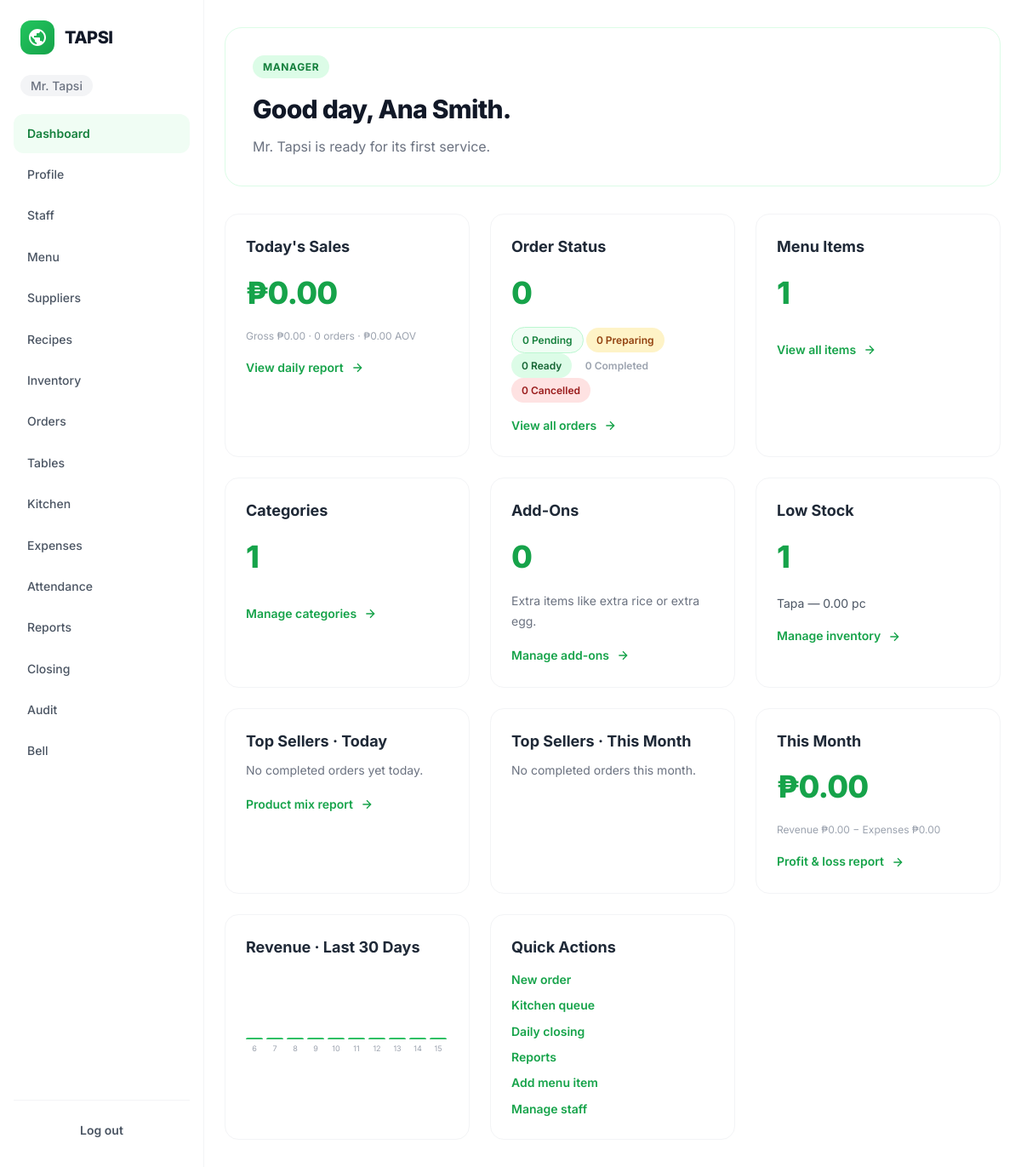
Page / (signed in) on the earlier database version.
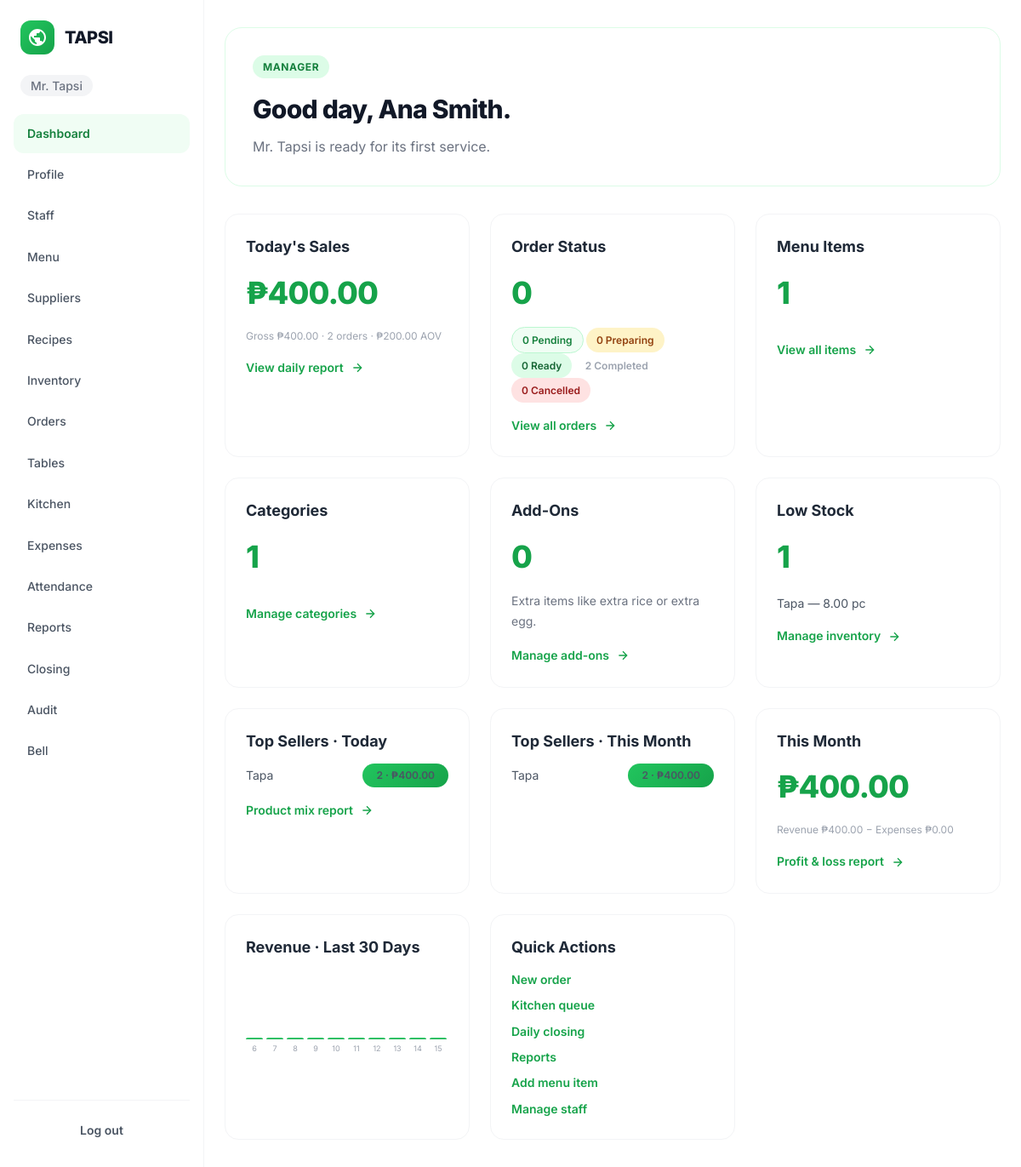
Same page on the later database version.
### inventory/models.py (models this page shows, shortened)
class Ingredient(models.Model):
    class UnitOfMeasure(models.TextChoices):
        GRAM = "g", "Gram (g)"
        KILOGRAM = "kg", "Kilogram (kg)"
        MILLILITER = "ml", "Milliliter (ml)"
        LITER = "L", "Liter (L)"
        PIECE = "pc", "Piece (pc)"
        PACK = "pack", "Pack"
    restaurant_id = models.PositiveIntegerField(db_index=True)
    name = models.CharField(max_length=100)
    unit_of_measure = models.CharField(
        max_length=10,
        choices=UnitOfMeasure.choices,
        default=UnitOfMeasure.PIECE,
    )
    minimum_stock = models.DecimalField(
        max_digits=12,
        decimal_places=2,
        default=0,
        validators=[MinValueValidator(0)],
    )
    average_unit_cost = models.DecimalField(
        max_digits=12,
        decimal_places=2,
        default=0,
        validators=[MinValueValidator(0)],
    )
    default_supplier_id = models.PositiveIntegerField(null=True, blank=True)
    is_deleted = models.BooleanField(default=False)
    deleted_at = models.DateTimeField(null=True, blank=True)
    created_at = models.DateTimeField(auto_now_add=True)
    updated_at = models.DateTimeField(auto_now=True)
    class Meta:
        ordering = ("name",)
    @property
    def current_stock(self):
        balance = self.transactions.order_by("-id").values_list(
            "resulting_balance", flat=True
        ).first()
        return balance if balance is not None else 0
    @property
    def is_low_stock(self):
        return self.current_stock <= self.minimum_stock

### orders/models.py (models this page shows, shortened)
class OrderItem(models.Model):
    order = models.ForeignKey(Order, on_delete=models.CASCADE, related_name="items")
    menu_item = models.ForeignKey(
        "menu.MenuItem", on_delete=models.PROTECT, null=True, related_name="order_items"
    )
    item_name = models.CharField(max_length=120)          # snapshot at sale
    unit_price = models.DecimalField(max_digits=12, decimal_places=2)  # snapshot at sale
    quantity = models.PositiveSmallIntegerField(default=1, validators=[MinValueValidator(1)])
    notes = models.CharField(max_length=255, blank=True)  # e.g., "no onions"
    created_at = models.DateTimeField(auto_now_add=True)
    class Meta:
        ordering = ("id",)

### accounts/views.py (the view)
# urls.py: path("", views.dashboard, name="dashboard"),
@login_required
def dashboard(request):
    if request.user.must_change_password:
        return redirect("accounts:change_initial_password")
    restaurant = request.user.restaurant
    role = request.user.role
    show_financials = role in {User.Role.OWNER, User.Role.MANAGER}
    from decimal import Decimal
    from django.db.models import Count
    from django.utils import timezone
    from menu.models import AddOn, Category, MenuItem
    rid = restaurant.pk if restaurant else 0
    menu_count = MenuItem.objects.filter(
        restaurant_id=rid, is_deleted=False, is_available=True,
    ).count()
    category_count = Category.objects.filter(restaurant_id=rid).count()
    addon_count = AddOn.objects.filter(restaurant_id=rid).count()
    context = {
        "show_financials": show_financials,
        "menu_count": menu_count,
        "category_count": category_count,
        "addon_count": addon_count,
    }
    if not show_financials:
        return render(request, "dashboard.html", context)
    from closing.models import DailyClosing
    from expenses.models import Expense
    from inventory.models import Ingredient
    from orders.models import Order, OrderItem, round_money
    from recipes.models import Recipe
    today = timezone.localdate()
    completed_today = Order.objects.filter(
        restaurant_id=rid, status=Order.Status.COMPLETED, created_at__date=today,
    )
    order_count = completed_today.count()
    gross_sales = sum((o.subtotal for o in completed_today), Decimal("0"))
    net_sales = sum((o.total for o in completed_today), Decimal("0"))
    avg_order_value = (
        round_money(net_sales / order_count) if order_count else Decimal("0")
    )
    status_counts = {status: 0 for status, _ in Order.Status.choices}
    for row in (
        Order.objects.filter(restaurant_id=rid, created_at__date=today)
        .values("status")
        .annotate(n=Count("id"))
    ):
        status_counts[row["status"]] = row["n"]
    month_start = today.replace(day=1)
    def _top_sellers(orders):
        items = (
            OrderItem.objects.filter(order__in=orders)
            .select_related("menu_item")
            .prefetch_related("addons")
        )
        stats = {}
        for item in items:
            entry = stats.get(item.menu_item_id) or stats.setdefault(
                item.menu_item_id,
                {"name": item.item_name, "qty": Decimal("0"), "revenue": Decimal("0")},
            )
            addons = sum(
                (a.price for a in item.addons.all()), Decimal("0")
            )
            entry["qty"] += item.quantity
            entry["revenue"] += item.unit_price * item.quantity + addons
        return sorted(
            stats.values(), key=lambda s: (-s["revenue"], -s["qty"]),
        )[:5]
    top_today = _top_sellers(completed_today)
    top_month = _top_sellers(
        Order.objects.filter(
            restaurant_id=rid,
            status=Order.Status.COMPLETED,
            created_at__date__gte=month_start,
            created_at__date__lte=today,
        )
    )
    low_stock = [
        ing for ing in Ingredient.objects.filter(restaurant_id=rid, is_deleted=False)
        if ing.is_low_stock
    ]
    month_orders = Order.objects.filter(
        restaurant_id=rid,
        status=Order.Status.COMPLETED,
        created_at__date__gte=month_start,
        created_at__date__lte=today,
    )
    month_revenue = sum((o.total for o in month_orders), Decimal("0"))
    month_expenses = sum(
        Expense.objects.filter(
            restaurant_id=rid,
            expense_date__gte=month_start,
            expense_date__lte=today,
        ).values_list("amount", flat=True),
        Decimal("0"),
    )
    month_profit = month_revenue - month_expenses
    trend_start = today - timezone.timedelta(days=29)
    trend_orders = Order.objects.filter(
        restaurant_id=rid,
        status=Order.Status.COMPLETED,
        created_at__date__gte=trend_start,
        created_at__date__lte=today,
    ).values_list("created_at", "total")
    daily_revenue = {}
    for created_at, total in trend_orders:
        day = created_at.date()
        daily_revenue[day] = daily_revenue.get(day, Decimal("0")) + total
    trend = [
        {"date": day, "revenue": daily_revenue.get(day, Decimal("0"))}
        for day in (trend_start + timezone.timedelta(days=i) for i in range(30))
    ]
    trend_max = max((d["revenue"] for d in trend), default=Decimal("1")) or Decimal("1")
    context.update({
        "order_count": order_count,
        "gross_sales": gross_sales,
        "net_sales": net_sales,
        "avg_order_value": avg_order_value,
        "status_counts": status_counts,
        "top_today": top_today,
        "top_month": top_month,
        "low_stock": low_stock,
        "month_revenue": month_revenue,
        "month_expenses": month_expenses,
        "month_profit": month_profit,
        "trend": trend,
        "trend_max": trend_max,
        "recipe_count": Recipe.objects.filter(restaurant_id=rid).count(),
        "closing_today": DailyClosing.objects.filter(
            restaurant_id=rid, business_date=today,
        ).first(),
    })
    return render(request, "dashboard.html", context)

### accounts/models.py (called while the page is built)
    def get_queryset(self):
        return super().get_queryset().filter(is_deleted=False)

    @property
    def display_name(self):
        return self.get_full_name() or self.email

### orders/models.py (called while the page is built)
def round_money(value):
    return Decimal(value).quantize(TWO_PLACES, rounding="ROUND_HALF_UP")

### templates/dashboard.html (shortened to what the changed rows need)
{% extends 'base.html' %}
{% block content %}
<section class="hero">
    <h1>Good day, {{ user.display_name }}.</h1>
</section>
<section class="grid">
    {% if show_financials %}
    <article>
        <h2>Today's Sales</h2>
        <p class="metric">₱{{ net_sales|floatformat:2 }}</p>
        <p class="subtle">Gross ₱{{ gross_sales|floatformat:2 }} · {{ order_count }} order{{ order_count|pluralize }} · ₱{{ avg_order_value|floatformat:2 }} AOV</p>
        <a href="{% url 'reports:daily_sales' %}">View daily report
            <svg width="16" height="16" viewBox="0 0 24 24" fill="none" stroke="currentColor" stroke-width="2"><path d="M5 12h14M12 5l7 7-7 7"/></svg>
        </a>
    </article>
    <article>
        <h2>Order Status</h2>
        <p class="metric">{{ status_counts.PENDING }}</p>
        <p class="subtle">
            <span class="badge badge-primary">{{ status_counts.PENDING }} Pending</span>
            <span class="badge badge-warning">{{ status_counts.PREPARING }} Preparing</span>
            <span class="badge badge-success">{{ status_counts.READY }} Ready</span>
            <span class="badge">{{ status_counts.COMPLETED }} Completed</span>
            <span class="badge badge-error">{{ status_counts.CANCELLED }} Cancelled</span>
        </p>
        <a href="{% url 'orders:order_list' %}">View all orders
            <svg width="16" height="16" viewBox="0 0 24 24" fill="none" stroke="currentColor" stroke-width="2"><path d="M5 12h14M12 5l7 7-7 7"/></svg>
        </a>
    </article>
    {% endif %}
    <article>
        <h2>Menu Items</h2>
    </article>
    <article>
        <h2>Categories</h2>
    </article>
    <article>
        <h2>Add-Ons</h2>
    </article>
    {% if show_financials %}
    <article>
        <h2>Low Stock</h2>
        {% if low_stock %}
        <p class="metric">{{ low_stock|length }}</p>
        <ul class="dash-list">
            {% for ing in low_stock %}
            <li>{{ ing.name }} — {{ ing.current_stock|floatformat:2 }} {{ ing.unit_of_measure }}</li>
            {% endfor %}
        </ul>
        {% else %}
        <p class="metric">0</p>
        <p>All ingredients are above their minimum stock.</p>
        {% endif %}
        <a href="{% url 'inventory:ingredient_list' %}">Manage inventory
            <svg width="16" height="16" viewBox="0 0 24 24" fill="none" stroke="currentColor" stroke-width="2"><path d="M5 12h14M12 5l7 7-7 7"/></svg>
        </a>
    </article>
    <article>
        <h2>Top Sellers · Today</h2>
        {% if top_today %}
        <ul class="dash-list">
            {% for s in top_today %}
            <li>{{ s.name }} <span class="badge badge-popular">{{ s.qty|floatformat:0 }} · ₱{{ s.revenue|floatformat:2 }}</span></li>
            {% endfor %}
        </ul>
        {% else %}
        <p>No completed orders yet today.</p>
        {% endif %}
        <a href="{% url 'reports:product_mix' %}">Product mix report
            <svg width="16" height="16" viewBox="0 0 24 24" fill="none" stroke="currentColor" stroke-width="2"><path d="M5 12h14M12 5l7 7-7 7"/></svg>
        </a>
    </article>
    <article>
        <h2>Top Sellers · This Month</h2>
        {% if top_month %}
        <ul class="dash-list">
            {% for s in top_month %}
            <li>{{ s.name }} <span class="badge badge-popular">{{ s.qty|floatformat:0 }} · ₱{{ s.revenue|floatformat:2 }}</span></li>
            {% endfor %}
        </ul>
        {% else %}
        <p>No completed orders this month.</p>
        {% endif %}
    </article>
    <article>
        <h2>This Month</h2>
        <p class="metric">₱{{ month_profit|floatformat:2 }}</p>
        <p class="subtle">Revenue ₱{{ month_revenue|floatformat:2 }} − Expenses ₱{{ month_expenses|floatformat:2 }}</p>
        <a href="{% url 'reports:profit_loss' %}">Profit &amp; loss report
            <svg width="16" height="16" viewBox="0 0 24 24" fill="none" stroke="currentColor" stroke-width="2"><path d="M5 12h14M12 5l7 7-7 7"/></svg>
        </a>
    </article>
    <article>
        <h2>Revenue · Last 30 Days</h2>
        <div class="trend">
            {% for d in trend %}
            <div class="trend-col" title="{{ d.date|date:'M j' }}: ₱{{ d.revenue|floatformat:2 }}">
                <div class="trend-bar" style="height: {% widthratio d.revenue trend_max 72 %}px;"></div>
                <span class="trend-day">{{ d.date|date:'j' }}</span>
            </div>
            {% endfor %}
        </div>
    </article>
    <article>
        <h2>Quick Actions</h2>
        <div style="display: flex; flex-direction: column; gap: var(--space-2); margin-top: var(--space-3);">
            <a href="{% url 'orders:order_create' %}" style="margin-top: 0;">New order</a>
            <a href="{% url 'orders:kitchen_queue' %}" style="margin-top: 0;">Kitchen queue</a>
            <a href="{% url 'closing:closing_list' %}" style="margin-top: 0;">Daily closing</a>
            <a href="{% url 'reports:daily_sales' %}" style="margin-top: 0;">Reports</a>
            <a href="{% url 'menu:menu_create' %}" style="margin-top: 0;">Add menu item</a>
            <a href="{% url 'accounts:staff_list' %}" style="margin-top: 0;">Manage staff</a>
        </div>
    </article>
    {% endif %}
</section>
{% endblock %}

Differences in the rows shown:
changed Ingredient "Tapa": current_stock "0.00" → "8.00"
added OrderItem: name "Tapa", name "Tapa"
Other differences:
{{ net_sales|floatformat:2 }}: "0.00" → "400.00"
{{ gross_sales|floatformat:2 }}: "0.00" → "400.00"
{{ order_count }}: "0" → "2"
{{ avg_order_value|floatformat:2 }}: "0.00" → "200.00"
{{ status_counts.COMPLETED }}: "0" → "2"
{{ month_profit|floatformat:2 }}: "0.00" → "400.00"
{{ month_revenue|floatformat:2 }}: "0.00" → "400.00"
new list line: "2 · ₱ 400.00"
text no longer shown: "No completed orders yet today. No completed orders this month."
